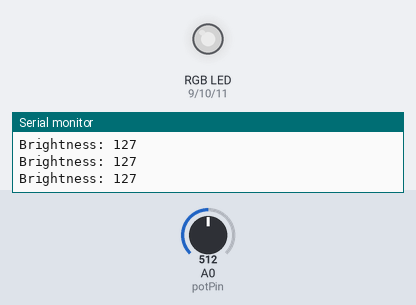
A sketch run on a simulated Arduino Uno, built with avr-gcc and run on an emulated ATmega328P. On the bench: an RGB LED mixed from three pins (HIGH = lit), the last lines printed to the serial monitor. The test bench sets the inputs (shaded band); at power-on: A0 (potPin) = 512. Dim RGB values are drawn brighter than linear.

Above: at 1.2 s.
1.3 s: A0 (potPin) set to 412
At 1.7 s:
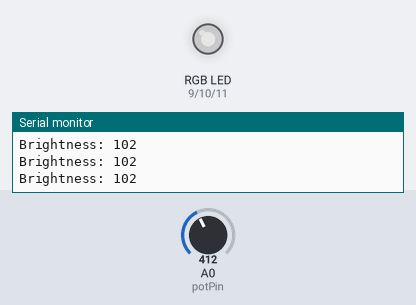
4.3 s: A0 (potPin) set to 388
At 5.5 s:
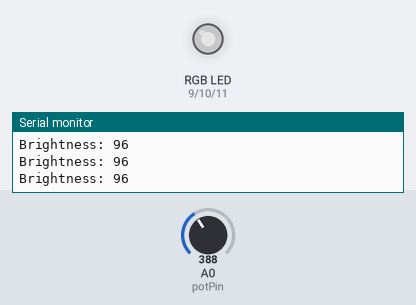
5.8 s: A0 (potPin) set to 716
At 6.2 s:
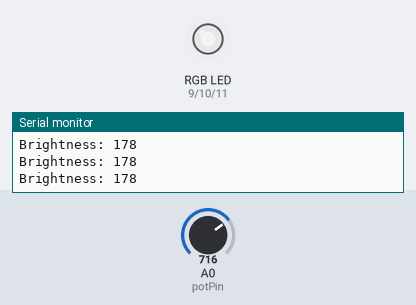
7.3 s: A0 (potPin) set to 122
At 7.9 s:
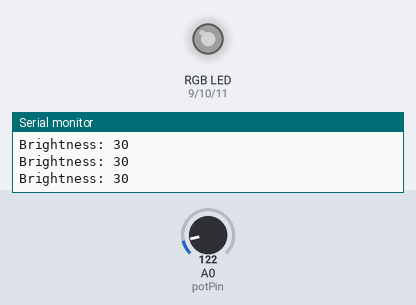
8.8 s: A0 (potPin) set to 1023
At 9.9 s:
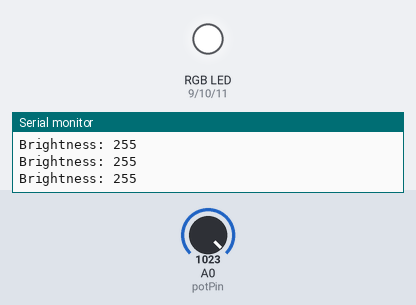
10.3 s: A0 (potPin) set to 1006
At 10.8 s:
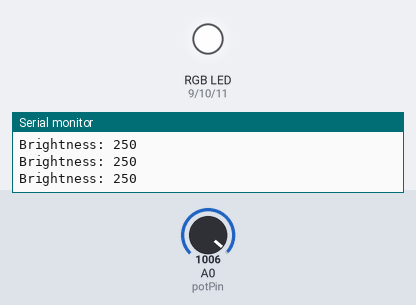
Timing chart, 0 to 13.3 s (numbered marks = the images above; inputs shaded):
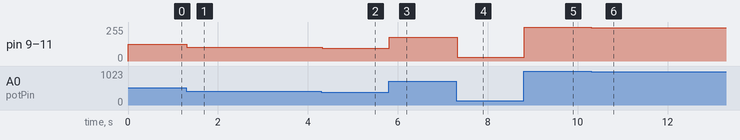

The sketch:

potentiometer_controlled_rgb.ino
```cpp
int potPin = A0;

int redPin = 9;
int greenPin = 10;
int bluePin = 11;

void setup()
{
  pinMode(redPin, OUTPUT);
  pinMode(greenPin, OUTPUT);
  pinMode(bluePin, OUTPUT);

  Serial.begin(9600);
}

void loop()
{
  int value = analogRead(potPin);

  int brightness = map(value,0,1023,0,255);

  analogWrite(redPin, brightness);
  analogWrite(greenPin, brightness);
  analogWrite(bluePin, brightness);

  Serial.print("Brightness: ");
  Serial.println(brightness);

  delay(20);
}
```

Measured:
- after the input at 1.3 s, pin 9 (redPin), pin 10 (greenPin), pin 11 (bluePin): 127/255 → 102/255 at once
- after the input at 4.3 s, pin 9 (redPin), pin 10 (greenPin), pin 11 (bluePin): 102/255 → 96/255 at once
- after the input at 5.8 s, pin 9 (redPin), pin 10 (greenPin), pin 11 (bluePin): 96/255 → 178/255 at once
- after the input at 7.3 s, pin 9 (redPin), pin 10 (greenPin), pin 11 (bluePin): 178/255 → 30/255 at once
- after the input at 8.8 s, pin 9 (redPin), pin 10 (greenPin), pin 11 (bluePin): 30/255 → 255/255 at once
- after the input at 10.3 s, pin 9 (redPin), pin 10 (greenPin), pin 11 (bluePin): 255/255 → 250/255 at once
